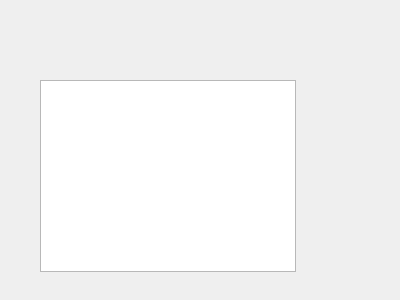
<?xml version="1.0" encoding="UTF-8"?>
<ui version="4.0">
 <class>Widget</class>
 <widget class="QWidget" name="Widget">
  <property name="geometry">
   <rect>
    <x>0</x>
    <y>0</y>
    <width>400</width>
    <height>300</height>
   </rect>
  </property>
  <property name="windowTitle">
   <string>Widget</string>
  </property>
  <widget class="QTextBrowser" name="textBrowser">
   <property name="geometry">
    <rect>
     <x>40</x>
     <y>80</y>
     <width>256</width>
     <height>192</height>
    </rect>
   </property>
  </widget>
 </widget>
 <layoutdefault spacing="6" margin="11"/>
 <resources/>
 <connections/>
</ui>
